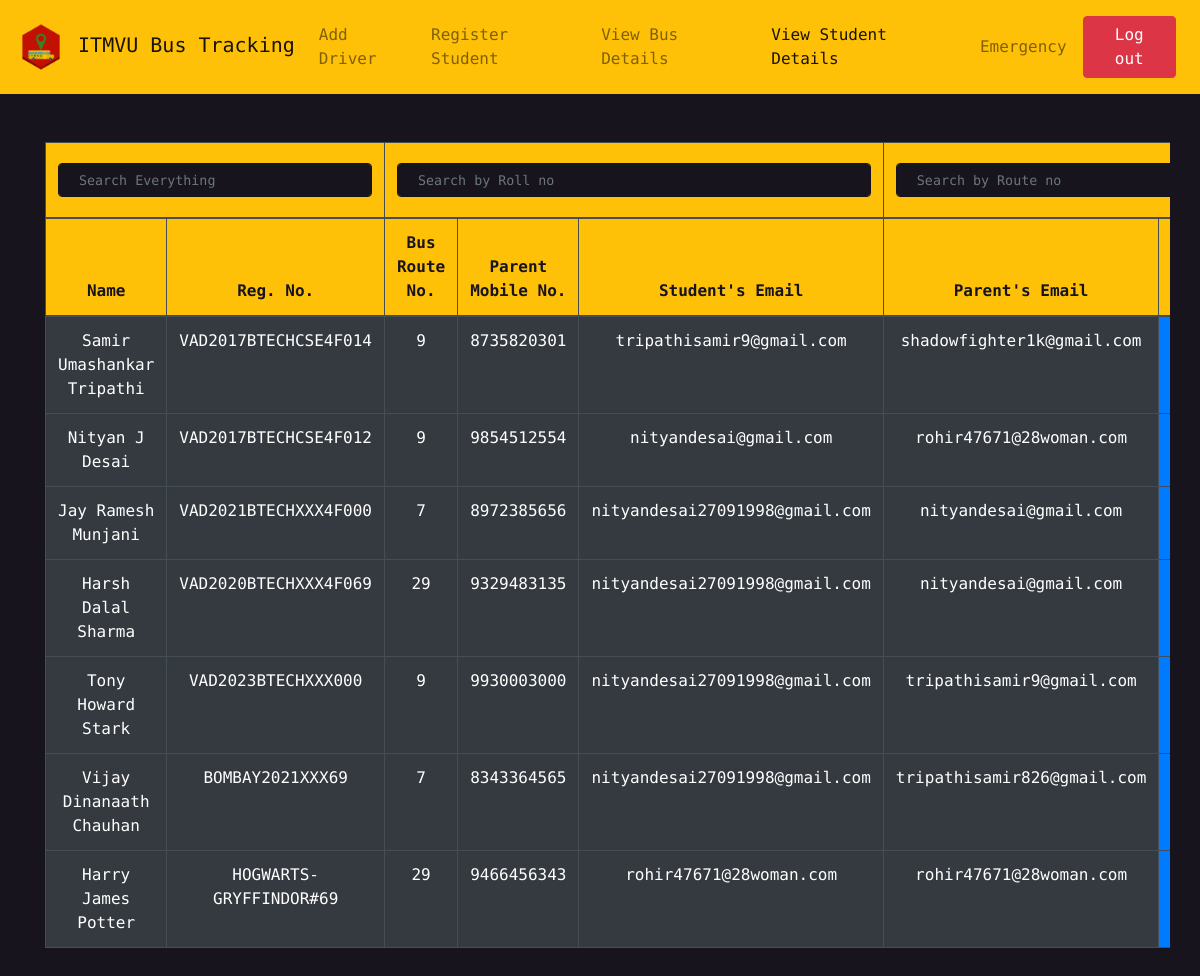
Screenshot of /view_student_details/ (signed in) with the database file from the repository.
### bus/models.py (models this page shows)
class User(AbstractUser):
    id = models.AutoField(primary_key=True)
    roll_no = models.CharField(max_length=30, null=True)
    bus_route_no = models.ForeignKey(Bus, null=True, on_delete=models.SET_NULL)
    parent_name = models.CharField(max_length=100, null=True)
    parent_mobile_no = models.BigIntegerField(null=True)
    parent_email = models.EmailField(max_length=100, null=True)

class Bus(models.Model):
    bus_route_no = models.IntegerField(primary_key = True)
    role_id = models.IntegerField(blank=True, default='1')
    driver_name = models.CharField(max_length=100)
    driver_mobile_no = models.BigIntegerField()
    username = models.CharField(max_length=103)
    password = models.CharField(max_length=100)
    lat = models.CharField(max_length=100)
    lon = models.CharField(max_length=100)
    def __str__(self):
        return '%s' % (self.bus_route_no)

### bus/views.py (the view)
# urls.py: path('view_student_details/', views.view_student_details, name= 'view_student_details'),
@user_passes_test(is_admin)
def view_student_details(request):
    students = User.objects.exclude(roll_no = 0)
    return render(request, 'bus/view_student_details.html', {'students': students})

### bus/views.py (called while the page is built)
def is_admin(user):
   return user.is_superuser

### bus/templates/bus/view_student_details.html (shortened to what this page needs)
{% extends 'bus/footer.html' %}
{% block body %}
{% load static %}
<!doctype html>
<html lang="en">
<head>
    <link rel="stylesheet" href="https://stackpath.bootstrapcdn.com/bootstrap/4.5.2/css/bootstrap.min.css"
>
    <link rel="stylesheet" href="{% static 'bus/css/view_bus_details.css' %}">
</head>
<body>
    <nav class="navbar navbar-expand-lg navbar-light bg-warning">
        <a class="navbar-brand" href="#">
            <img src="{% static 'bus/images/warning-icon.png' %}" width="50" height="50"
                class="d-inline-block align-middle" alt="" loading="lazy">
            ITMVU Bus Tracking
        </a>
        <div class="collapse navbar-collapse" id="navbarSupportedContent">
            <ul class="navbar-nav mr-auto">
                <li class="nav-item">
                    <a class="nav-link" href="{% url 'add_driver' %}">Add Driver</a>
                </li>
            </ul>
        </div>
        <div class="collapse navbar-collapse" id="navbarSupportedContent">
            <ul class="navbar-nav mr-auto">
                <li class="nav-item">
                    <a class="nav-link" href="{% url 'add_student' %}">Register Student</a>
                </li>
            </ul>
        </div>
        <div class="collapse navbar-collapse" id="navbarSupportedContent">
            <ul class="navbar-nav mr-auto">
                <li class="nav-item">
                    <a class="nav-link" href="{% url 'view_bus_details' %}">View Bus Details</a>
                </li>
            </ul>
        </div>
        <div class="collapse navbar-collapse" id="navbarSupportedContent">
            <ul class="navbar-nav mr-auto">
                <li class="nav-item active">
                    <a class="nav-link disabled" href="#">View Student Details<span class="sr-only">(current)</span></a>
                </li>
            </ul>
        </div>
        <div class="collapse navbar-collapse" id="navbarSupportedContent">
            <ul class="navbar-nav mr-auto">
                <li class="nav-item">
                    <a class="nav-link" href="{% url 'emergency' %}">Emergency</a>
                </li>
            </ul>
        </div>
        <div class="collapse navbar-collapse" id="navbarSupportedContent">
            <ul class="navbar-nav mr-auto">
                <li class="nav-item">
                    <a class="nav-link" href="{% url 'logout' %}"><button class="btn btn-danger ">Log out</button></a>
                </li>
            </ul>
        </div>
    </nav>
    <div class="container table-responsive my-5">
        <table style="text-align: center;" class="table table-bordered table-dark">
            <thead class="bg-warning">
                <tr>
                    <td colspan="2">
                        <div>
                            <form class="d-flex">
                                <input class="form-control me-2" onkeyup="searching()" id="search" type="search"
                                    placeholder="Search Everything" aria-label="Search">
                            </form>
                        </div>
                    </td>
                    <td colspan="3">
                        <div>
                            <form class="d-flex">
                                <input class="form-control me-2" onkeyup="searchByRollno()" id="search1" type="search"
                                    placeholder="Search by Roll no" aria-label="Search">
                            </form>
                        </div>
                    </td>
                    <td colspan="3">
                        <div>
                            <form class="d-flex">
                                <input class="form-control me-2" onkeyup="searchByRouteno()" id="search2" type="search"
                                    placeholder="Search by Route no" aria-label="Search">
                            </form>
                        </div>
                    </td>
                </tr>
                <tr style="color: #17141d;">
                    <th scope="col">Name</th>
                    <th scope="col">Reg. No.</th>
                    <th scope="col">Bus Route No.</th>
                    <th scope="col">Parent Mobile No.</th>
                    <th scope="col">Student's Email</th>
                    <th scope="col">Parent's Email</th>
                    <th colspan="2" scope="col">Actions</th>
                </tr>
            </thead>
            <tbody id="myTable" style="height: 50%; overflow-y: scroll;">
                {% for student in students %}
                <tr>
                    <td>{{ student.first_name }} {{ student.parent_name }} {{ student.last_name }}</td>
                    <td>{{ student.roll_no }}</td>
                    <td>{{ student.bus_route_no }}</td>
                    <td>{{ student.parent_mobile_no }}</td>
                    <td>{{ student.email }}</td>
                    <td>{{ student.parent_email }}</td>
                    <td class = "btn-primary"><a href="{% url 'edit_student_details' student.id %}" style="color: white;">Edit</a></td>
                </tr>
                {% endfor %}
            </tbody>
        </table>
    </div>
    {% endblock %}

### bus/templates/bus/footer.html (shortened to what this page needs)
{% load static %}
{% block body %} {% endblock %}
<!DOCTYPE html>
<html lang="en">
<head>
</head>
<body>
</body>
</html>

### bus/static/bus/css/view_bus_details.css (style rules this page uses)
body { padding: 0; margin: 0; background-color: #17141d; color: white; font-family: 'DM Mono', monospace; }
input[type="search"], input[type="search"]:focus { width: 100%; font-size: smaller; padding: 12px 20px; background-color: #17141d; color: white; margin: 8px 0; display: inline-block; border: 1px solid #15121b; box-sizing: border-box; box-shadow: -5px -5px 20px #130f1a, 5px, 5px, 20px #0b090f; }

### rows the page displays
User: first_name "Samir", parent_name "Umashankar", last_name "Tripathi", roll_no "VAD2017BTECHCSE4F014", bus_route_no "9", parent_mobile_no "8735820301", email "tripathisamir9@gmail.com", parent_email "shadowfighter1k@gmail.com"
User: first_name "Nityan", parent_name "J", last_name "Desai", roll_no "VAD2017BTECHCSE4F012", bus_route_no "9", parent_mobile_no "9854512554", email "nityandesai@gmail.com", parent_email "rohir47671@28woman.com"
User: first_name "Jay", parent_name "Ramesh", last_name "Munjani", roll_no "VAD2021BTECHXXX4F000", bus_route_no "7", parent_mobile_no "8972385656", email "nityandesai27091998@gmail.com", parent_email "nityandesai@gmail.com"
User: first_name "Harsh", parent_name "Dalal", last_name "Sharma", roll_no "VAD2020BTECHXXX4F069", bus_route_no "29", parent_mobile_no "9329483135", email "nityandesai27091998@gmail.com", parent_email "nityandesai@gmail.com"
User: first_name "Tony", parent_name "Howard", last_name "Stark", roll_no "VAD2023BTECHXXX000", bus_route_no "9", parent_mobile_no "9930003000", email "nityandesai27091998@gmail.com", parent_email "tripathisamir9@gmail.com"
User: first_name "Vijay", parent_name "Dinanaath", last_name "Chauhan", roll_no "BOMBAY2021XXX69", bus_route_no "7", parent_mobile_no "8343364565", email "nityandesai27091998@gmail.com", parent_email "tripathisamir826@gmail.com"
User: first_name "Harry", parent_name "James", last_name "Potter", roll_no "HOGWARTS-GRYFFINDOR#69", bus_route_no "29", parent_mobile_no "9466456343", email "rohir47671@28woman.com", parent_email "rohir47671@28woman.com"
